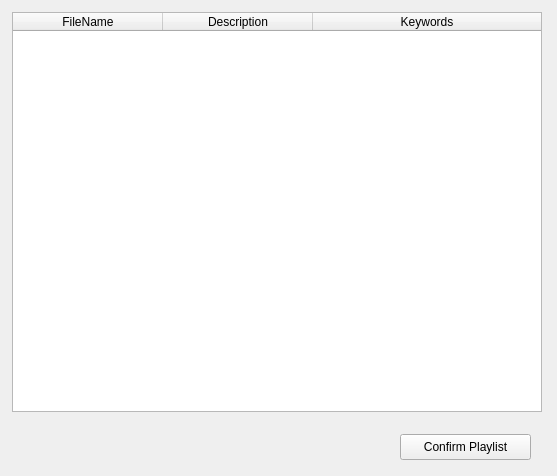
<?xml version="1.0" encoding="UTF-8"?>
<ui version="4.0">
 <class>FetchMetadata</class>
 <widget class="QWidget" name="FetchMetadata">
  <property name="geometry">
   <rect>
    <x>0</x>
    <y>0</y>
    <width>557</width>
    <height>476</height>
   </rect>
  </property>
  <property name="windowTitle">
   <string>Video Metadata</string>
  </property>
  <property name="windowIcon">
   <iconset resource="../Shell/Shell.qrc">
    <normaloff>:/Graphics/Images/CasparCG.ico</normaloff>:/Graphics/Images/CasparCG.ico</iconset>
  </property>
  <property name="autoFillBackground">
   <bool>false</bool>
  </property>
  <widget class="QTableWidget" name="tableMetadata">
   <property name="geometry">
    <rect>
     <x>12</x>
     <y>12</y>
     <width>530</width>
     <height>400</height>
    </rect>
   </property>
   <property name="sizePolicy">
    <sizepolicy hsizetype="Fixed" vsizetype="Fixed">
     <horstretch>0</horstretch>
     <verstretch>0</verstretch>
    </sizepolicy>
   </property>
   <attribute name="horizontalHeaderCascadingSectionResizes">
    <bool>false</bool>
   </attribute>
   <attribute name="horizontalHeaderDefaultSectionSize">
    <number>150</number>
   </attribute>
   <attribute name="horizontalHeaderMinimumSectionSize">
    <number>35</number>
   </attribute>
   <attribute name="horizontalHeaderStretchLastSection">
    <bool>true</bool>
   </attribute>
   <attribute name="verticalHeaderHighlightSections">
    <bool>false</bool>
   </attribute>
   <attribute name="verticalHeaderMinimumSectionSize">
    <number>40</number>
   </attribute>
   <attribute name="verticalHeaderStretchLastSection">
    <bool>false</bool>
   </attribute>
   <column>
    <property name="text">
     <string>FileName</string>
    </property>
    <property name="textAlignment">
     <set>AlignHCenter|AlignVCenter|AlignCenter</set>
    </property>
   </column>
   <column>
    <property name="text">
     <string>Description</string>
    </property>
    <property name="textAlignment">
     <set>AlignHCenter|AlignVCenter|AlignCenter</set>
    </property>
   </column>
   <column>
    <property name="text">
     <string>Keywords</string>
    </property>
    <property name="textAlignment">
     <set>AlignHCenter|AlignVCenter|AlignCenter</set>
    </property>
   </column>
  </widget>
  <widget class="QPushButton" name="confirmButton">
   <property name="geometry">
    <rect>
     <x>400</x>
     <y>434</y>
     <width>131</width>
     <height>26</height>
    </rect>
   </property>
   <property name="text">
    <string>Confirm Playlist</string>
   </property>
  </widget>
 </widget>
 <resources>
  <include location="../Shell/Shell.qrc"/>
 </resources>
 <connections/>
</ui>
